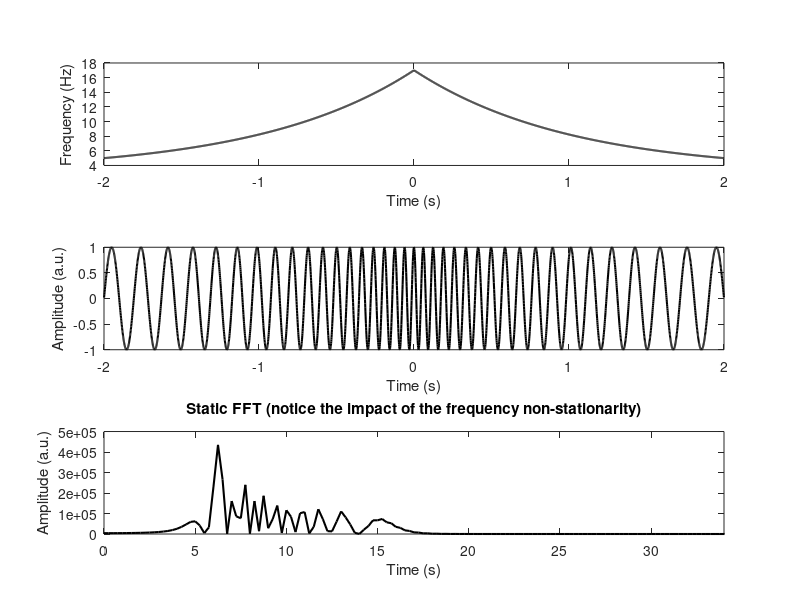
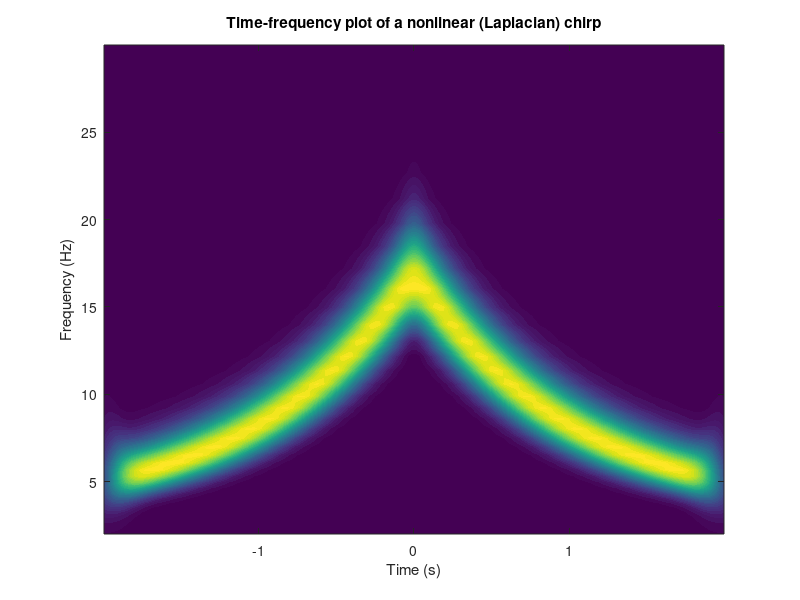

Write MATLAB code to recreate these figures, in order.
%%
%     COURSE: Solved problems in neural time series analysis
%    SECTION: Time-frequency analyses
%      VIDEO: Create a time-frequency plot of a nonlinear chirp
% Instructor: sincxpress.com
%
%%

clear, clc

%% create a nonlinear chirp

% simulation parameters
srate = 1001;
pnts  = srate*4;
timev = (0:pnts-1)/srate;
timev = timev - mean(timev); % yet another way to zero-center

% chirp parameters (in Hz)
minfreq =  5;
maxfreq = 17;

% laplace distribution, scaled to [0 1]
fm = exp( -abs(timev) );
fm = fm-min(fm);
fm = fm./max(fm);

% finally, scale to frequency ranges
fm = fm*(maxfreq-minfreq) + minfreq;

% now for chirp
churp = sin(2*pi*((timev+cumsum(fm))/srate));

%% plotting

figure(1), clf

% frequency time series
subplot(311)
plot(timev,fm,'k','linew',1.5)
xlabel('Time (s)'), ylabel('Frequency (Hz)')

% plot the chirp
subplot(312)
plot(timev,churp,'k','linew',1.5)
xlabel('Time (s)'), ylabel('Amplitude (a.u.)')

% power spectrum
subplot(313)
plot(linspace(0,srate,pnts),abs(fft(churp)).^2,'k','linew',1.5)
xlabel('Time (s)'), ylabel('Amplitude (a.u.)')
set(gca,'xlim',[0 maxfreq*2])
title('Static FFT (notice the impact of the frequency non-stationarity)')

%% create wavelets

% wavelet parameters
minFreq =  2; % Hz
maxFreq = 30; % Hz
numfrex = 40;

% vector of wavelet frequencies
frex = logspace(log10(minFreq),log10(maxFreq),numfrex);

% Gaussian parameters
fwhms = logspace(log10(.5),log10(.1),numfrex);

% initialize
cmw = zeros(numfrex,pnts);

for fi=1:numfrex
    
    % create complex sine wave
    csw = exp( 1i* 2*pi*frex(fi)*timev );
    
    % create the two Gaussian
    gaus = exp( -4*log(2)*timev.^2 / fwhms(fi)^2 );
    
    % now create the complex Morlet wavelets
    cmw(fi,:) = csw .* gaus;
end

%% convolution

nConv = 2*pnts - 1;
halfw = floor(pnts/2);

% initialize
tf = zeros(numfrex,pnts);

% FFT of data (doesn't change over frequencies!) but you have to recompute
% it based on nConv zero-padding point
dataX = fft(churp,nConv);

for fi=1:numfrex
    
    % wavelet spectrum
    waveX = fft(cmw(fi,:),nConv);
    waveX = waveX./max(waveX);
    
    % convolution
    convres = ifft( dataX.*waveX );
    convres = convres(halfw:end-halfw);
    
    % extract power
    tf(fi,:) = abs(convres).^2;
end

figure(2), clf
contourf(timev,frex,tf,40,'linecolor','none')
xlabel('Time (s)'), ylabel('Frequency (Hz)')
title('Time-frequency plot of a nonlinear (Laplacian) chirp')

%% done.
